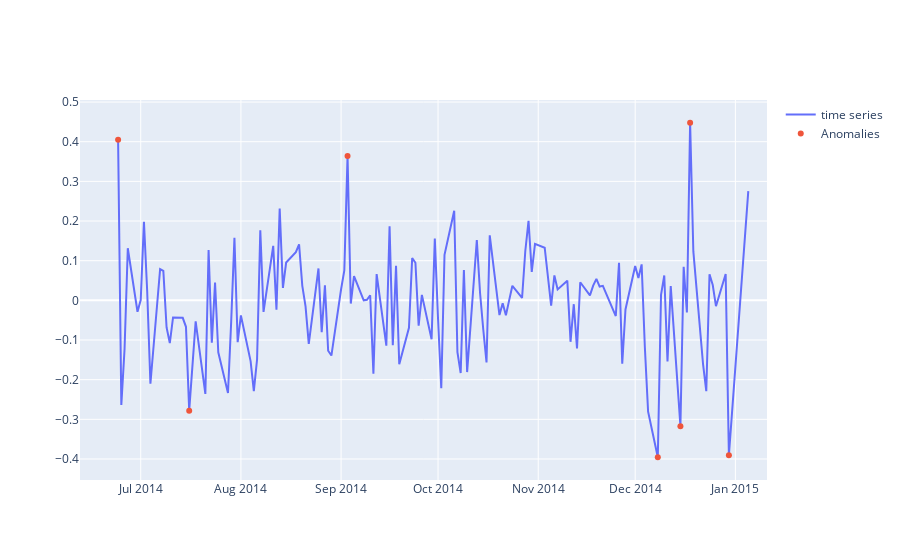

Notebook source saved alongside this figure:
### Code cell
pr2 = arima2.predict(start=len(train2),end=len(train2)+len(test2)-1,dynamic=False).to_numpy()
df_res = GZP['2014-06-24':'2015-01-05'].copy()
df_res['fact'] = test2
df_res['forecast'] = pr2
df_res.loc[df_res['fact'] == 0, 'MAPE'] = 0.05
df_res.loc[df_res['fact'] != 0 , 'MAPE'] = abs(df_res.fact - df_res.forecast) 
threshold = percentile(df_res.MAPE, 95)
df_res['anomaly'] =df_res.MAPE > threshold
a = df_res.loc[df_res.anomaly, ['fact']]
fig = go.Figure()

fig.add_trace(go.Scatter(x=df_res.index, y=df_res.fact, 
                        mode='lines', name='time series'))
fig.add_trace(go.Scatter(x=a.index, y=a.fact, 
                       mode='markers', name='Anomalies'))

### Figure 1 — Plotly figure (JSON) as saved in the notebook; plotly's stock layout.template omitted (floating-point values rounded to 4 significant figures; data arrays with more than 128 entries replaced by an {"elided": "..."} marker saying what was removed)
{"data": [{"mode": "lines", "name": "time series", "type": "scatter", "x": {"elided": "136 str values"}, "y": {"elided": "136 float values"}}, {"mode": "markers", "name": "Anomalies", "type": "scatter", "x": ["2014-06-24", "2014-07-16", "2014-09-03", "2014-12-08", "2014-12-15", "2014-12-18", "2014-12-30"], "y": [0.4048, -0.2782, 0.3638, -0.3956, -0.3173, 0.4478, -0.3906]}], "layout": {}}
